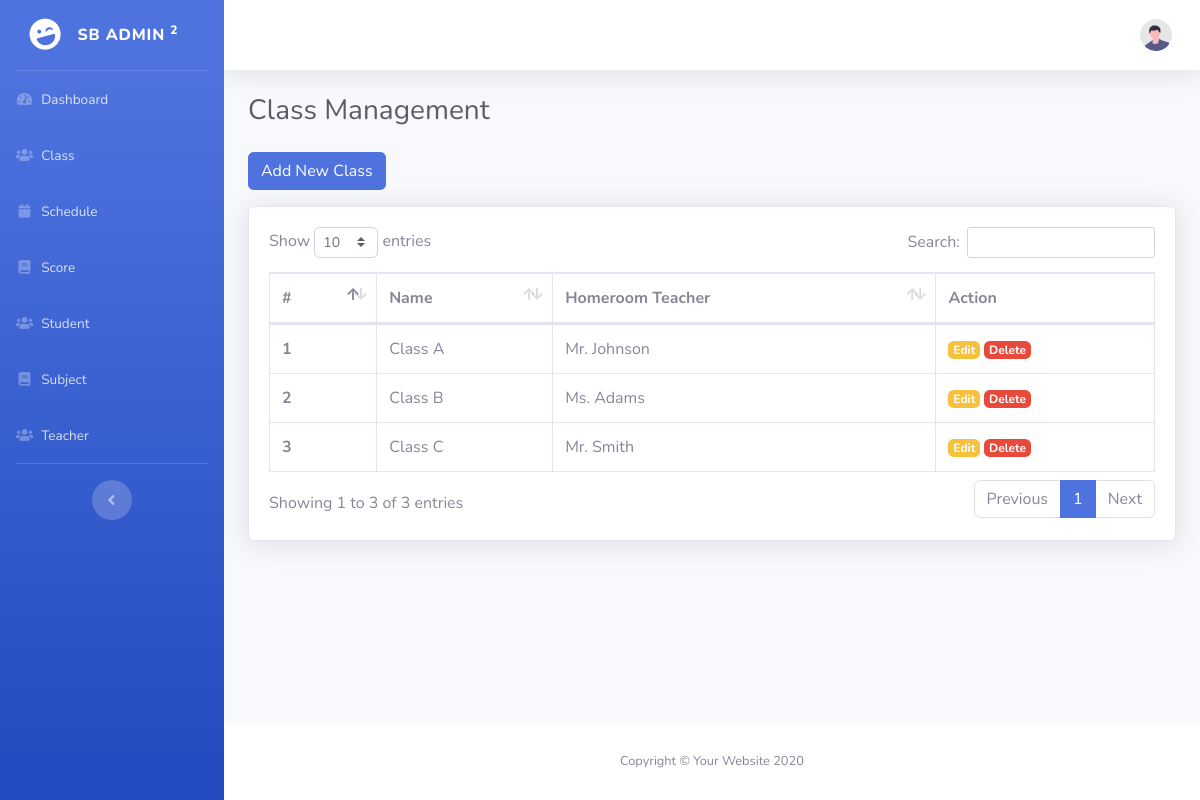
The app's page /index.php/classes with its own data.
### tables this page shows
CREATE TABLE `classes` (
  `id` int(11) NOT NULL,
  `name` varchar(256) NOT NULL,
  `homeroom_teacher_id` int(11) NOT NULL
);

CREATE TABLE `teachers` (
  `id` int(11) NOT NULL,
  `name` varchar(256) NOT NULL,
  `date_of_birth` date NOT NULL,
  `address` text NOT NULL,
  `subject_id` int(11) NOT NULL
);

### application/controllers/Classes.php (called while the page is built, shortened)
<?php
class Classes extends CI_Controller
{
    public function index()
    {
        $data['title'] = 'Class Management';
        $query = "SELECT `classes`.*, `teachers`.`name` AS `homeroom_teacher` FROM `classes` JOIN `teachers` ON `classes`.`homeroom_teacher_id` = `teachers`.`id`";
        $data['class'] = $this->db->query($query)->result_array();
        $data['user'] = $this->db->get_where('users', ['email' => $this->session->userdata('email')])->row_array();
        $this->load->view('classes/index', $data);
    }
}

### index.php (called while the page is built, shortened)
<?php
require_once BASEPATH.'core/CodeIgniter.php';

### application/views/classes/index.php (the view, shortened to what this page needs)
<!DOCTYPE html>
<html lang="en">
<head>
    <link href="<?= base_url('assets/vendor/datatables/dataTables.bootstrap4.min.css') ?>" rel="stylesheet">
</head>
<body id="page-top">
    <div id="wrapper">
        <div id="content-wrapper" class="d-flex flex-column">
            <div id="content">
                <div class="container-fluid">
                    <h1 class="h3 mb-4 text-gray-800"><?= $title ?></h1>
                    <a class="btn btn-primary mb-3" href="<?= base_url('classes/add') ?>">
                        Add New Class
                    </a>
                    <div class="card mb-4 shadow">
                        <div class="card-body">
                            <div class="table-responsive">
                                <table cellspacing="0" class="table table-bordered" id="dataTable" width="100%">
                                    <thead>
                                        <tr>
                                            <th>#</th>
                                            <th>Name</th>
                                            <th>Homeroom Teacher</th>
                                            <th>Action</th>
                                        </tr>
                                    </thead>
                                    <tbody>
                                        <?php $i = 1; ?>
                                        <?php foreach ($class as $row) : ?>
                                            <tr>
                                                <th><?= $i ?></th>
                                                <td><?= $row['name'] ?></td>
                                                <td><?= $row['homeroom_teacher'] ?></td>
                                                <td>
                                                    <a class="badge badge-warning" href="<?= base_url('classes/edit/' . $row['id']) ?>">Edit</a>
                                                    <a class="badge badge-danger" href="<?= base_url('classes/delete/' . $row['id']) ?>">Delete</a>
                                                </td>
                                            </tr>
                                            <?php $i++ ?>
                                        <?php endforeach; ?>
                                    </tbody>
                                </table>
                            </div>
                        </div>
                    </div>
                </div>
            </div>
        </div>
    </div>
</body>
</html>

### records on screen
classes: name "Class A", teachers.name "Mr. Johnson"
classes: name "Class B", teachers.name "Ms. Adams"
classes: name "Class C", teachers.name "Mr. Smith"

### other values on screen
$title "Class Management"
